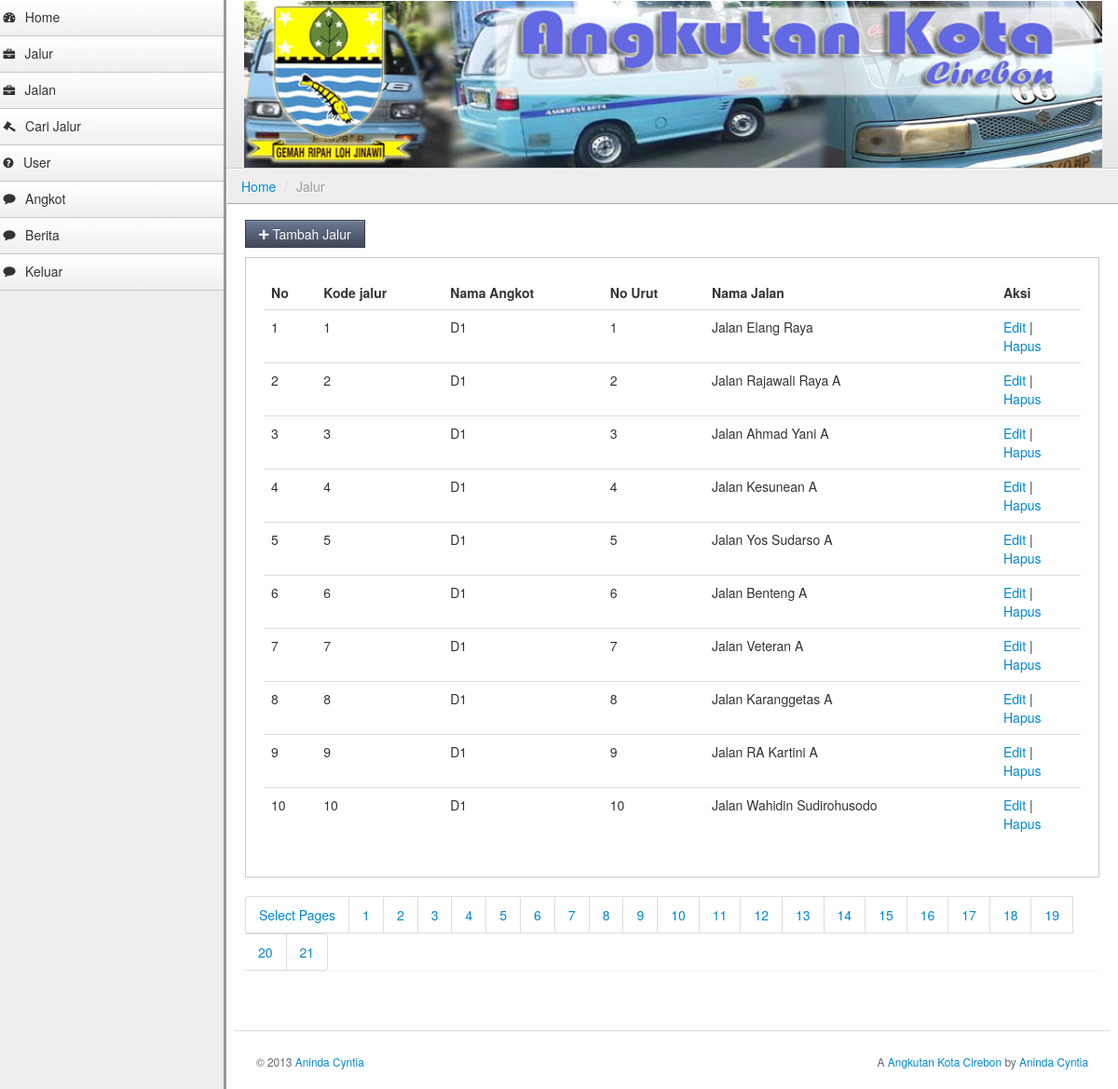
The app's page /admin/index.php?module=jalur.php&index=0 (signed in) with its own data.
### tables this page shows
CREATE TABLE IF NOT EXISTS `jalur` (
  `id_jalur` int(5) NOT NULL AUTO_INCREMENT,
  `id_angkot` int(5) NOT NULL,
  `no_urut` int(3) NOT NULL,
  `nama_jalan` int(5) NOT NULL,
  PRIMARY KEY (`id_jalur`),
  KEY `nama_jalan` (`nama_jalan`)
);

CREATE TABLE IF NOT EXISTS `angkot` (
  `id_angkot` int(5) NOT NULL AUTO_INCREMENT,
  `nama_angkot` varchar(5) NOT NULL,
  `tarif_angkot` int(10) NOT NULL,
  `ciri_angkot` mediumtext NOT NULL,
  PRIMARY KEY (`id_angkot`)
);

CREATE TABLE IF NOT EXISTS `jalan` (
  `id_jalan` int(5) NOT NULL AUTO_INCREMENT,
  `nama_jalan` varchar(100) NOT NULL,
  `jarak` float NOT NULL,
  PRIMARY KEY (`id_jalan`)
);

### admin/jalur.php (the view, shortened to what this page needs)
<ul class="breadcrumb">
            <li><a href="index.php">Home</a> <span class="divider">/</span></li>
            <li class="active">Jalur</li>
        </ul>
        <div class="container-fluid">
            <div class="row-fluid">
<div class="btn-toolbar">
    <a href="?module=jalur_tambah.php"><button class="btn btn-primary"><i class="icon-plus"></i> Tambah Jalur</button></a>
</div>
<div class="well">
    <table class="table">
      <thead>
        <tr>
          <th>No</th>
          <th>Kode jalur</th>
          <th>Nama Angkot</th>
          <th>No Urut</th>
		  <th>Nama Jalan</th>
          <th style="width: 75px;">Aksi</th>
        </tr>
      </thead>
      <tbody>
	  <?php
		$index=(isset($_GET['index']))?$_GET['index']:0;
		$query_jalur = mysql_query("select a.id_jalur, a.nama_jalan, a.id_angkot, c.nama_angkot, a.no_urut, b.id_jalan, b.nama_jalan from jalur a, jalan b, angkot c where a.nama_jalan=b.id_jalan AND a.id_angkot=c.id_angkot ORDER BY a.id_angkot, a.no_urut LIMIT $index, 10");
		$sum_jalur = mysql_num_rows($query_jalur);
		if($sum_jalur == "") {
			echo "tidak ada data jalur";
		}else{
		$nomor=0+$index;
		while ($view_jalur=mysql_fetch_array($query_jalur)){
		$id_jalur=$view_jalur['id_jalur'];
		$id_angkot=$view_jalur['nama_angkot'];
		$no_urut=$view_jalur['no_urut'];
		$nama_jalan=$view_jalur['nama_jalan'];
		$nomor = $nomor+1;
		echo "
        <tr>
          <td>$nomor</td>
          <td>$id_jalur</td>
          <td>$id_angkot</td>
          <td>$no_urut</td>
		  <td>$nama_jalan</td>
          <td>
              <a href='?module=jalur_edit.php&id_jalur=$id_jalur'>Edit</a> |
              <a href='?module=jalur_hapus.php&id_jalur=$id_jalur'>Hapus</a>";
		}
		}
		?>
          </td>
        </tr>
      </tbody>
    </table>
</div>
<div class="pagination">
    <ul>
        <li><a href="#">Select Pages</a></li>
        <?php include "jalur_page.php"; ?>
    </ul>
</div>

### stylesheets/theme.css (style rules this page uses)
body { background: #eee; background-image: url(http://subtlepatterns.com/patterns/furley_bg.png); background-position: initial initial; background-repeat: initial initial; background-position: initial initial; background-repeat: initial initial; margin: 0px; padding: 0px; }
.breadcrumb { -webkit-box-shadow: none; -moz-box-shadow: none; box-shadow: none; -webkit-border-radius: 0px; -moz-border-radius: 0px; border-radius: 0px; -moz-background-clip: padding; -webkit-background-clip: padding-box; background-clip: padding-box; background: #eee; border-bottom: 1px solid #aaa; border-top: 1px solid #fafafa; border-left: 1px solid #fff; margin-bottom: .5em; }
.btn { -webkit-border-radius: 0px; -moz-border-radius: 0px; border-radius: 0px; }
.btn-primary { background-color: #414959; background-image: -webkit-gradient(linear, 0 0, 0 100%, from(#6c7994), to(#414959)); background-image: -webkit-linear-gradient(top, #6c7994, #414959); background-image: -o-linear-gradient(top, #6c7994, #414959); background-image: linear-gradient(to bottom, #6c7994, #414959); background-image: -moz-linear-gradient(top, #6c7994, #414959); filter: progid:dximagetransform.microsoft.gradient(startColorStr='#6c7994', EndColorStr='#414959'); -ms-filter: "progid:DXImageTransform.Microsoft.gradient(startColorStr='#6c7994',EndColorStr='#414959')"; border: 1px solid #363d4a; }
.well { background-color: #fff; border: 1px solid #ccc; -webkit-box-shadow: 1px 1px 0px #ffffff; -moz-box-shadow: 1px 1px 0px #ffffff; box-shadow: 1px 1px 0px #ffffff; -webkit-border-radius: 0px; -moz-border-radius: 0px; border-radius: 0px; -moz-background-clip: padding; -webkit-background-clip: padding-box; background-clip: padding-box; }

### records on screen
jalur: id_jalur "1", id_angkot.nama_angkot "D1", no_urut "1", jalan.nama_jalan "Jalan Elang Raya"
jalur: id_jalur "2", id_angkot.nama_angkot "D1", no_urut "2", jalan.nama_jalan "Jalan Rajawali Raya A"
jalur: id_jalur "3", id_angkot.nama_angkot "D1", no_urut "3", jalan.nama_jalan "Jalan Ahmad Yani A"
jalur: id_jalur "4", id_angkot.nama_angkot "D1", no_urut "4", jalan.nama_jalan "Jalan Kesunean A"
jalur: id_jalur "5", id_angkot.nama_angkot "D1", no_urut "5", jalan.nama_jalan "Jalan Yos Sudarso A"
jalur: id_jalur "6", id_angkot.nama_angkot "D1", no_urut "6", jalan.nama_jalan "Jalan Benteng A"
jalur: id_jalur "7", id_angkot.nama_angkot "D1", no_urut "7", jalan.nama_jalan "Jalan Veteran A"
jalur: id_jalur "8", id_angkot.nama_angkot "D1", no_urut "8", jalan.nama_jalan "Jalan Karanggetas A"
jalur: id_jalur "9", id_angkot.nama_angkot "D1", no_urut "9", jalan.nama_jalan "Jalan RA Kartini A"
jalur: id_jalur "10", id_angkot.nama_angkot "D1", no_urut "10", jalan.nama_jalan "Jalan Wahidin Sudirohusodo"
